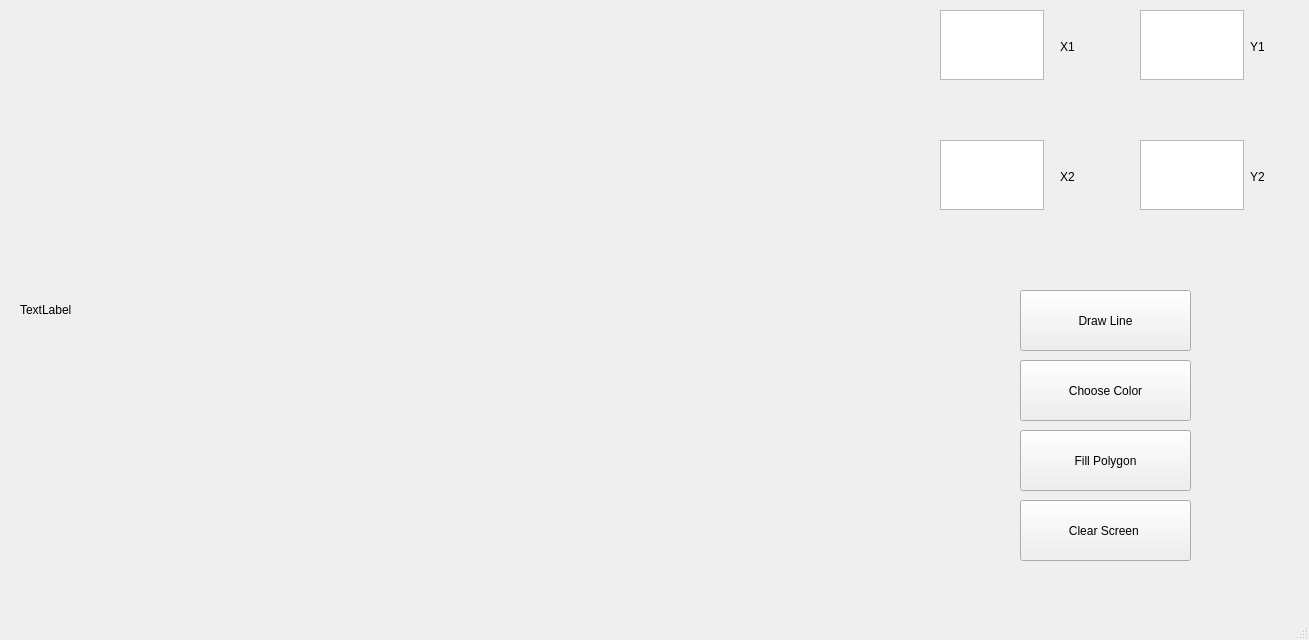
<?xml version="1.0" encoding="UTF-8"?>
<ui version="4.0">
 <class>MainWindow</class>
 <widget class="QMainWindow" name="MainWindow">
  <property name="geometry">
   <rect>
    <x>0</x>
    <y>0</y>
    <width>1309</width>
    <height>640</height>
   </rect>
  </property>
  <property name="windowTitle">
   <string>MainWindow</string>
  </property>
  <widget class="QWidget" name="centralwidget">
   <widget class="QLabel" name="label_2">
    <property name="geometry">
     <rect>
      <x>1060</x>
      <y>40</y>
      <width>47</width>
      <height>13</height>
     </rect>
    </property>
    <property name="text">
     <string>X1</string>
    </property>
   </widget>
   <widget class="QLabel" name="label_3">
    <property name="geometry">
     <rect>
      <x>1250</x>
      <y>40</y>
      <width>47</width>
      <height>13</height>
     </rect>
    </property>
    <property name="text">
     <string>Y1</string>
    </property>
   </widget>
   <widget class="QTextEdit" name="textEdit">
    <property name="geometry">
     <rect>
      <x>940</x>
      <y>10</y>
      <width>104</width>
      <height>70</height>
     </rect>
    </property>
   </widget>
   <widget class="QTextEdit" name="textEdit_2">
    <property name="geometry">
     <rect>
      <x>1140</x>
      <y>10</y>
      <width>104</width>
      <height>70</height>
     </rect>
    </property>
   </widget>
   <widget class="QTextEdit" name="textEdit_3">
    <property name="geometry">
     <rect>
      <x>940</x>
      <y>140</y>
      <width>104</width>
      <height>70</height>
     </rect>
    </property>
   </widget>
   <widget class="QTextEdit" name="textEdit_4">
    <property name="geometry">
     <rect>
      <x>1140</x>
      <y>140</y>
      <width>104</width>
      <height>70</height>
     </rect>
    </property>
   </widget>
   <widget class="QLabel" name="label_5">
    <property name="geometry">
     <rect>
      <x>1250</x>
      <y>170</y>
      <width>47</width>
      <height>13</height>
     </rect>
    </property>
    <property name="text">
     <string>Y2</string>
    </property>
   </widget>
   <widget class="QLabel" name="label_4">
    <property name="geometry">
     <rect>
      <x>1060</x>
      <y>170</y>
      <width>47</width>
      <height>13</height>
     </rect>
    </property>
    <property name="text">
     <string>X2</string>
    </property>
   </widget>
   <widget class="QPushButton" name="pushButton_4">
    <property name="geometry">
     <rect>
      <x>1020</x>
      <y>290</y>
      <width>171</width>
      <height>61</height>
     </rect>
    </property>
    <property name="text">
     <string>Draw Line</string>
    </property>
   </widget>
   <widget class="QPushButton" name="pushButton_2">
    <property name="geometry">
     <rect>
      <x>1020</x>
      <y>430</y>
      <width>171</width>
      <height>61</height>
     </rect>
    </property>
    <property name="text">
     <string>Fill Polygon</string>
    </property>
   </widget>
   <widget class="QPushButton" name="pushButton_3">
    <property name="geometry">
     <rect>
      <x>1020</x>
      <y>500</y>
      <width>171</width>
      <height>61</height>
     </rect>
    </property>
    <property name="text">
     <string>Clear Screen </string>
    </property>
   </widget>
   <widget class="QPushButton" name="pushButton">
    <property name="geometry">
     <rect>
      <x>1020</x>
      <y>360</y>
      <width>171</width>
      <height>61</height>
     </rect>
    </property>
    <property name="text">
     <string>Choose Color</string>
    </property>
   </widget>
   <widget class="QLabel" name="label">
    <property name="geometry">
     <rect>
      <x>20</x>
      <y>10</y>
      <width>800</width>
      <height>600</height>
     </rect>
    </property>
    <property name="text">
     <string>TextLabel</string>
    </property>
   </widget>
  </widget>
  <widget class="QMenuBar" name="menubar">
   <property name="geometry">
    <rect>
     <x>0</x>
     <y>0</y>
     <width>1309</width>
     <height>25</height>
    </rect>
   </property>
  </widget>
  <widget class="QStatusBar" name="statusbar"/>
 </widget>
 <resources/>
 <connections/>
</ui>
